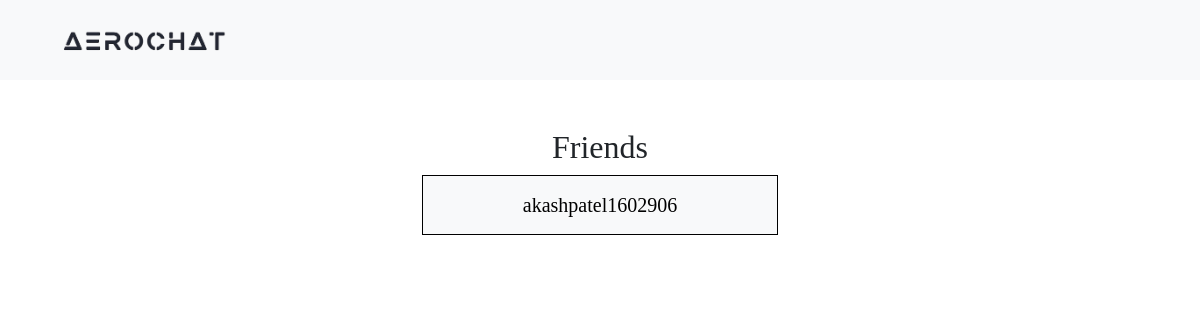
The page /friends/ (signed in) on the database as committed earlier.
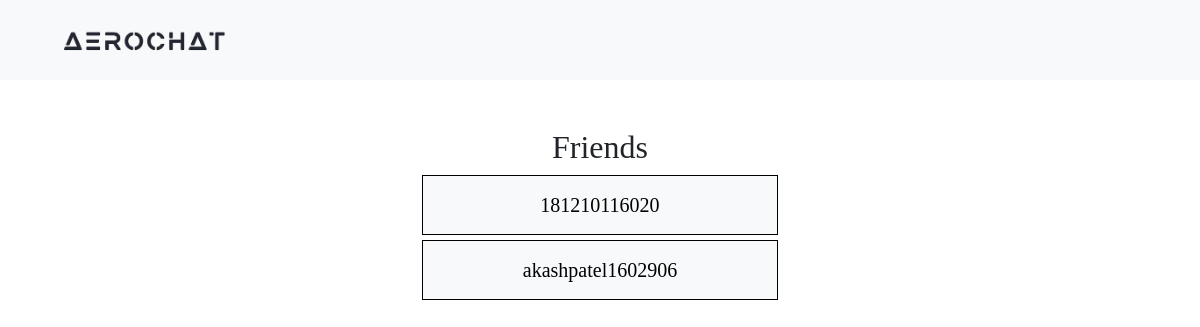
The same page on the database as committed later.
### AeroApp/models.py (models this page shows)
class User(AbstractUser):
    full_name = models.CharField(max_length=50)
    otp = models.CharField(max_length=10, blank=True, null=True)
    Bio = models.CharField(max_length=300, null=True)

### AeroApp/views.py (the view)
# urls.py: path('friends/', views.friendsList, name='friends'),
@login_required
def friendsList(request):
    if not Friendship.objects.filter(user1=request.user, user2=request.user).exists():
        friendship1 = Friendship.objects.filter(user1=request.user)
        friendship2 = Friendship.objects.filter(user2=request.user)
        friend1 = [i.user2 for i in friendship1]
        friend2  =[i.user1 for i in friendship2]
        Friends = friend1 + friend2
        return render(request, 'showfriend.html', {'Friends':Friends})

### AeroApp/templates/showfriend.html (shortened to what this page needs)
<!DOCTYPE html>
<html lang="en">
{% load static %}
<head>
  <link href="https://cdn.jsdelivr.net/npm/bootstrap@5.3.0-alpha1/dist/css/bootstrap.min.css" rel="stylesheet">
</head>
<body>
<nav class="navbar navbar-expand-lg navbar-light">
    <div class="container">
        <a class="navbar-brand" href="{% url 'home' %}">
            <img src="{% static 'logo.png' %}" alt="logo of AeroChat" class="logo-img">
        </a>
    </div>
</nav>
<div class="container mt-5">
  <div class="row justify-content-center">
      <div class="col-md-4">
          <div class="logo-container">
              <h2>Friends</h2>
          </div>
          {% for friend in Friends %}
            <a class="search-results-title" href="{% url 'other-profile' username=friend.username %}">
              <div class="friend-box">{{ friend.username }}</div>
            </a>
          {% endfor %}
      </div>
  </div>
</div>
</body>
</html>

Rows that differ between the two databases and show on the page:
now on this page (row edited): User: username "181210116020"
